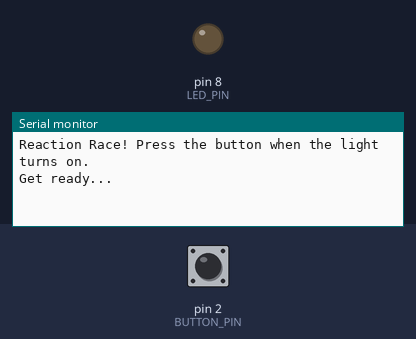
Bench run of a sketch on a simulated Arduino Uno, built with avr-gcc and run on an emulated ATmega328P. On the bench: output pins drawn as LEDs (lit = HIGH), the last lines printed to the serial monitor. The test bench sets the inputs (shaded band); at power-on: pin 2 (BUTTON_PIN) HIGH. Random numbers use the default seed unless the sketch sets one.

Above: at 1.2 s.
1.3 s: pin 2 (BUTTON_PIN) pulled LOW for 0.15 s
At 1.7 s:
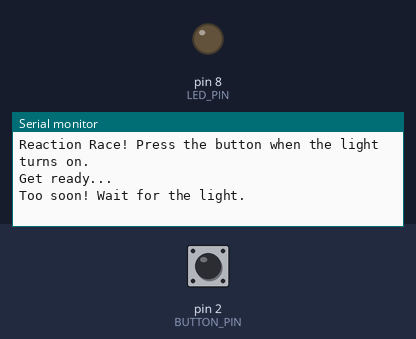
4.4 s: pin 2 (BUTTON_PIN) pulled LOW for 1 s
At 5.3 s:
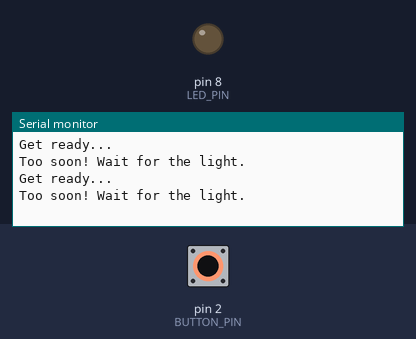
8.4 s: pin 2 (BUTTON_PIN) pulled LOW for 3.2 s
At 13.9 s:
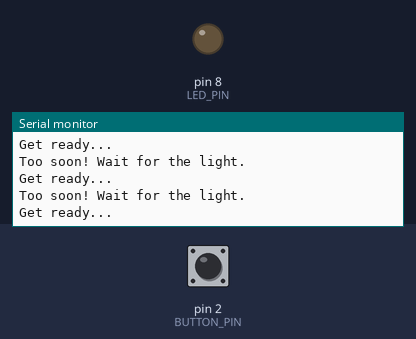
16.1 s: pin 2 (BUTTON_PIN) driven LOW
At 16.6 s:
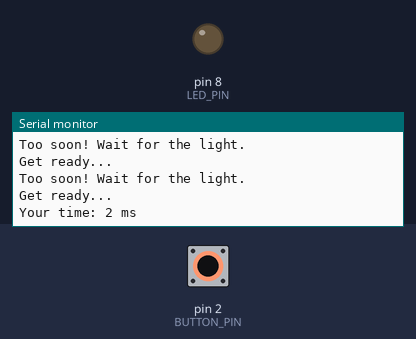

The sketch:

P04_Reaction_Race.ino
```cpp
// Project 4: Reaction Race
// Wait for the light, then press as fast as you can.
// Open the Serial Monitor (9600 baud) to see your time!

const int BUTTON_PIN = 2;
const int LED_PIN = 8;
// Leave pin A0 EMPTY: its electrical "noise" makes each game different.
const int SEED_PIN = A0;

void setup() {
  pinMode(BUTTON_PIN, INPUT_PULLUP);
  pinMode(LED_PIN, OUTPUT);
  Serial.begin(9600);
  randomSeed(analogRead(SEED_PIN));
  Serial.println("Reaction Race! Press the button when the light turns on.");
}

void loop() {
  Serial.println("Get ready...");
  unsigned long waitTime = random(2000, 5000);   // 2 to 5 seconds
  unsigned long start = millis();

  while (millis() - start < waitTime) {
    if (digitalRead(BUTTON_PIN) == LOW) {        // pressed too early? cheeky!
      Serial.println("Too soon! Wait for the light.");
      while (digitalRead(BUTTON_PIN) == LOW) { } // wait until you let go
      delay(1000);
      return;                                    // start a new round
    }
  }

  digitalWrite(LED_PIN, HIGH);                   // GO!
  unsigned long lightOn = millis();
  while (digitalRead(BUTTON_PIN) == HIGH) { }    // wait for the press
  unsigned long reaction = millis() - lightOn;
  digitalWrite(LED_PIN, LOW);

  Serial.print("Your time: ");
  Serial.print(reaction);
  Serial.println(" ms");

  while (digitalRead(BUTTON_PIN) == LOW) { }     // wait until you let go
  delay(2000);
}
```

Measured:
- after the input at 1.3 s, the serial monitor: prints a new line at once (image 1)
- after the input at 4.4 s, the serial monitor: prints a new line at once (image 2)
- after the input at 8.4 s, the serial monitor: prints a new line at once (image 3)
- after the input at 16.1 s, the serial monitor: prints a new line at once (image 4)
